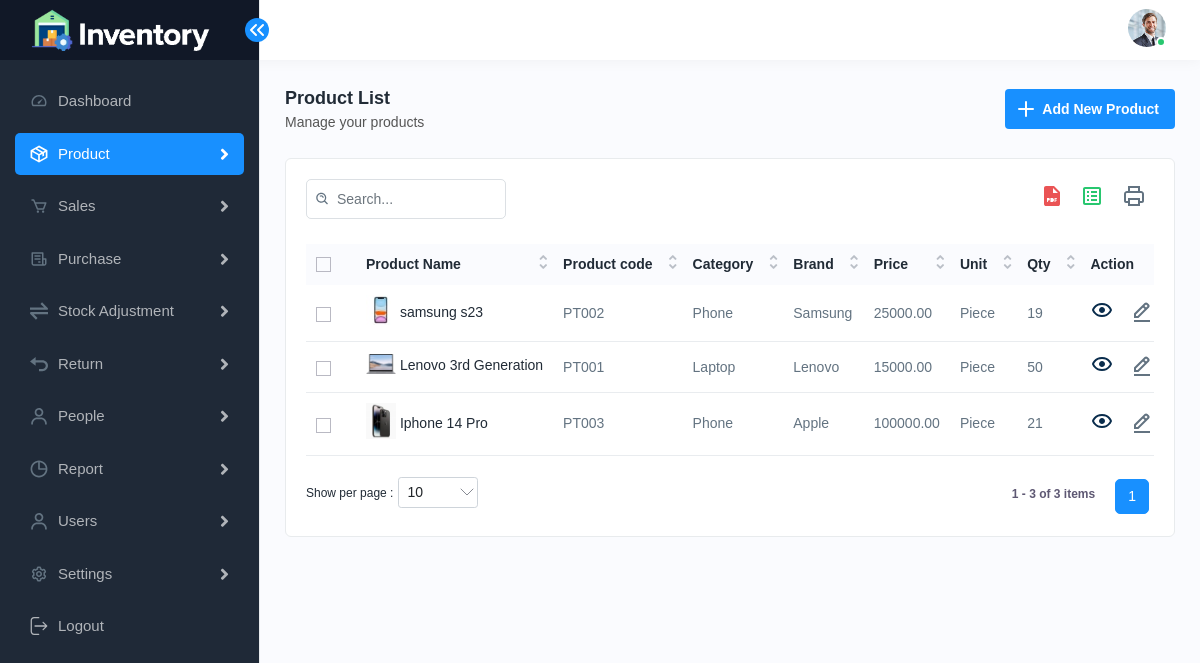
/admin/product/product-list.php (signed in), run on the app's committed database.
### tables this page shows
CREATE TABLE `general_settings` (
  `id` int(11) NOT NULL,
  `company_name` varchar(100) NOT NULL,
  `company_email` varchar(100) NOT NULL,
  `phone_number` varchar(20) NOT NULL,
  `currency` varchar(10) NOT NULL,
  `time_zone` varchar(50) NOT NULL,
  `date_format` varchar(20) NOT NULL,
  `company_logo` varchar(255) DEFAULT NULL,
  `favicon_icon` varchar(255) DEFAULT NULL,
  `address` text NOT NULL,
  `updated_at` timestamp NOT NULL DEFAULT current_timestamp() ON UPDATE current_timestamp()
);

CREATE TABLE `user` (
  `user_id` int(11) NOT NULL,
  `name` varchar(50) NOT NULL,
  `username` varchar(20) NOT NULL,
  `password` text NOT NULL,
  `email_id` text NOT NULL,
  `phone` varchar(20) NOT NULL,
  `role` enum('admin','user') NOT NULL,
  `image` varchar(255) DEFAULT NULL
);

CREATE TABLE `products` (
  `id` int(11) NOT NULL,
  `name` varchar(100) NOT NULL,
  `category_id` int(11) NOT NULL,
  `brand_id` int(11) NOT NULL,
  `unit_id` int(11) NOT NULL,
  `store_id` int(11) NOT NULL,
  `product_code` varchar(50) NOT NULL,
  `quantity_alert` int(11) DEFAULT 0,
  `quantity` int(11) NOT NULL,
  `description` text DEFAULT NULL,
  `tax_id` int(11) DEFAULT NULL,
  `discount_type` enum('Percentage','Cash') DEFAULT 'Percentage',
  `discount_value` int(11) DEFAULT 0,
  `price` decimal(10,2) NOT NULL,
  `image` varchar(255) DEFAULT NULL,
  `updated_at` timestamp NOT NULL DEFAULT current_timestamp() ON UPDATE current_timestamp()
);

CREATE TABLE `categories` (
  `id` int(11) NOT NULL,
  `name` varchar(100) NOT NULL,
  `status` enum('Active','Inactive') DEFAULT 'Active',
  `image` varchar(255) DEFAULT NULL,
  `updated_at` timestamp NOT NULL DEFAULT current_timestamp() ON UPDATE current_timestamp()
);

CREATE TABLE `brands` (
  `id` int(11) NOT NULL,
  `name` varchar(100) NOT NULL,
  `status` enum('Active','Inactive') DEFAULT 'Active',
  `image` varchar(255) DEFAULT NULL,
  `updated_at` timestamp NOT NULL DEFAULT current_timestamp() ON UPDATE current_timestamp()
);

CREATE TABLE `units` (
  `id` int(11) NOT NULL,
  `unit_name` varchar(100) NOT NULL,
  `short_name` varchar(50) NOT NULL,
  `status` enum('Active','Inactive') NOT NULL DEFAULT 'Active',
  `updated_at` timestamp NOT NULL DEFAULT current_timestamp() ON UPDATE current_timestamp()
);

### admin/product/product-list.php (the view, shortened to what this page needs)
<?php include('../../login_check.php');
include('../../include/header.php');
include('../../db_connection.php');
$query = "SELECT p.*,
       c.name AS category_name,
       b.name AS brand_name,
       u.unit_name AS unit_name
FROM products p
LEFT JOIN categories c ON p.category_id = c.id
LEFT JOIN brands b ON p.brand_id = b.id
LEFT JOIN units u ON p.unit_id = u.id
ORDER BY p.id ASC;";
$result = mysqli_query($conn, $query);
?>
<div class="page-wrapper">
    <div class="content">
        <div class="page-header">
            <div class="page-title">
                <h4>Product List</h4>
                <h6>Manage your products</h6>
            </div>
            <div class="page-btn">
                <a href="add-product.php" class="btn btn-added"><img
                        src="<?php echo SITE_URL; ?>assets/img/icons/plus.svg" alt="img" class="me-1">Add New
                    Product</a>
            </div>
        </div>
        <div class="card">
            <div class="card-body">
                <?php if (mysqli_num_rows($result) > 0) { ?>
                <div class="table-top">
                    <div class="search-set">
                        <div class="search-input">
                            <a class="btn btn-searchset"><img
                                    src="<?php echo SITE_URL; ?>assets/img/icons/search-white.svg" alt="img"></a>
                        </div>
                    </div>
                    <div class="wordset">
                        <ul>
                            <li>
                                <a data-bs-toggle="tooltip" data-bs-placement="top" title="pdf"><img
                                        src="<?php echo SITE_URL; ?>assets/img/icons/pdf.svg" alt="img"></a>
                            </li>
                            <li>
                                <a data-bs-toggle="tooltip" data-bs-placement="top" title="excel"><img
                                        src="<?php echo SITE_URL; ?>assets/img/icons/excel.svg" alt="img"></a>
                            </li>
                            <li>
                                <a data-bs-toggle="tooltip" data-bs-placement="top" title="print"><img
                                        src="<?php echo SITE_URL; ?>assets/img/icons/printer.svg" alt="img"></a>
                            </li>
                        </ul>
                    </div>
                </div>
                <div class="table-responsive">
                    <table class="table  datanew">
                        <thead>
                            <tr>
                                <th>
                                    <label class="checkboxs">
                                        <span class="checkmarks"></span>
                                    </label>
                                </th>
                                <th>Product Name</th>
                                <th>Product code</th>
                                <th>Category </th>
                                <th>Brand</th>
                                <th>Price</th>
                                <th>Unit</th>
                                <th>Qty</th>
                                <th>Action</th>
                            </tr>
                        </thead>
                        <tbody>
                            <?php
                                while ($row = mysqli_fetch_assoc($result)) {
                                    $product_id = $row['id'];
                                    $name = $row['name'];
                                    $product_code = $row['product_code'];
                                    $price = $row['price'];
                                    $qty = $row['quantity'];
                                    $image = !empty($row['image']) ? SITE_URL . "uploads/products/" . $row['image'] : SITE_URL . "assets/img/placeholder.png";
                                    $category_name = $row['category_name'] ?? 'N/A';
                                    $brand_name = $row['brand_name'] ?? 'N/A';
                                    $unit_name = $row['unit_name'] ?? 'N/A';
                                    echo "<tr>
                                            <td>
                                                <label class='checkboxs'>
                                                    <input type='checkbox'>
                                                    <span class='checkmarks'></span>
                                                </label>
                                            </td>
                                            <td>
                                                <a class='align-middle product-img'>
                                                    <img src='$image' alt='Brand Image' width='40'>
                                                </a>
                                                <a class='product-name'>$name</a>
                                            </td>
                                            <td>$product_code</td>
                                            <td>$category_name</td>
                                            <td>$brand_name</td>
                                            <td>$price</td>
                                            <td>$unit_name</td>
                                            <td>$qty</td>
                                            <td>
                                                <a class='me-3' href
                                                    ='product-details.php?id=$product_id'>
                                                    <img src='" . SITE_URL . "assets/img/icons/eye.svg' alt='View'>
                                                </a>
                                                <a class='me-3' href='add-product.php?id=$product_id'>
                                                    <img src='" . SITE_URL . "assets/img/icons/edit.svg' alt='Edit'>
                                                </a>
                                                <a class='me-3 confirm-text' href='product-list.php?delete_id=$product_id' onclick='return confirm(\"Are you sure?\")'>
                                                    <img src='" . SITE_URL . "assets/img/icons/delete.svg' alt='Delete'>
                                                </a>
                                            </td>
                                        </tr>";
                                }
                            ?>
                        </tbody>
                    </table>
                </div>
                <?php } ?>
            </div>
        </div>
    </div>
</div>
</div>
<?php include('../../include/footer.php'); ?>

### include/header.php (shortened to what this page needs)
<?php include('config.php');
include($_SERVER['DOCUMENT_ROOT'] . "/projects/Inventory-Management-System/db_connection.php");
$user_id = $_SESSION['user_id'];
$query = "SELECT * FROM user WHERE user_id = ?";
$stmt = $conn->prepare($query);
$stmt->bind_param("i", $user_id);
$stmt->execute();
$result = $stmt->get_result();
$user = $result->fetch_assoc();
$general_settings = $conn->query("SELECT * FROM general_settings")->fetch_assoc();
$company_logo = !empty($general_settings['company_logo']) ? SITE_URL . 'uploads/logo/' . $general_settings['company_logo'] : SITE_URL . 'assets/img/inventory-logo.png';
?>
<!DOCTYPE html>
<html lang="en">
<head>
    <link rel="stylesheet" href="<?php echo SITE_URL; ?>assets/css/bootstrap.min.css">
    <link rel="stylesheet" href="<?php echo SITE_URL; ?>assets/css/animate.css">
    <link rel="stylesheet" href="<?php echo SITE_URL; ?>assets/plugins/select2/css/select2.min.css">
    <link rel="stylesheet" href="<?php echo SITE_URL; ?>assets/css/bootstrap-datetimepicker.min.css">
    <link rel="stylesheet" href="<?php echo SITE_URL; ?>assets/plugins/owlcarousel/owl.carousel.min.css">
    <link rel="stylesheet" href="<?php echo SITE_URL; ?>assets/plugins/owlcarousel/owl.theme.default.min.css">
    <link rel="stylesheet" href="<?php echo SITE_URL; ?>assets/css/dataTables.bootstrap4.min.css">
    <link rel="stylesheet" href="<?php echo SITE_URL; ?>assets/plugins/fontawesome/css/fontawesome.min.css">
    <link rel="stylesheet" href="<?php echo SITE_URL; ?>assets/plugins/fontawesome/css/all.min.css">
    <link rel="stylesheet" href="<?php echo SITE_URL; ?>assets/css/buttons.dataTables.min.css">
    <link rel="stylesheet" href="<?php echo SITE_URL; ?>assets/css/style.css">
</head>
<body>
    <div class="main-wrapper">
        <div class="header">
            <div class="header-left active">
                <a href="<?= DASHBOARD_URL ?>" class="logo">
                    <img src="<?php echo $company_logo; ?>" alt="">
                </a>
                <a id="toggle_btn" href="javascript:void(0);">
                </a>
            </div>
            <ul class="nav user-menu">
                <li class="nav-item dropdown has-arrow main-drop">
                    <a href="javascript:void(0);" class="dropdown-toggle nav-link userset" data-bs-toggle="dropdown">
                        <span class="user-img"><img src="<?php echo SITE_URL . 'uploads/profile/' . ($user['image'] ?? 'user.png'); ?>" alt="">
                            <span class="status online"></span></span>
                    </a>
                </li>
            </ul>
        </div>
        <div class="sidebar" id="sidebar">
            <div class="sidebar-inner slimscroll">
                <div id="sidebar-menu" class="sidebar-menu">
                    <ul>
                        <li class="">
                            <a href="<?= DASHBOARD_URL ?>"><img
                                    src="<?php echo SITE_URL; ?>assets/img/icons/dashboard.svg" alt="img"><span>
                                    Dashboard</span> </a>
                        </li>
                        <li class="submenu">
                            <a href="javascript:void(0);"><img src="<?php echo SITE_URL; ?>assets/img/icons/product.svg"
                                    alt="img"><span>
                                    Product</span> <span class="menu-arrow"></span></a>
                        </li>
                        <li class="submenu">
                            <a href="javascript:void(0);"><img src="<?php echo SITE_URL; ?>assets/img/icons/sales1.svg"
                                    alt="img"><span>
                                    Sales</span> <span class="menu-arrow"></span></a>
                        </li>
                        <li class="submenu">
                            <a href="javascript:void(0);"><img
                                    src="<?php echo SITE_URL; ?>assets/img/icons/purchase1.svg" alt="img"><span>
                                    Purchase</span> <span class="menu-arrow"></span></a>
                        </li>
                        <li class="submenu">
                            <a href="javascript:void(0);"><img
                                    src="<?php echo SITE_URL; ?>assets/img/icons/transfer1.svg" alt="img"><span>
                                    Stock Adjustment</span> <span class="menu-arrow"></span></a>
                        </li>
                        <li class="submenu">
                            <a href="javascript:void(0);"><img src="<?php echo SITE_URL; ?>assets/img/icons/return1.svg"
                                    alt="img"><span>
                                    Return</span> <span class="menu-arrow"></span></a>
                        </li>
                        <li class="submenu">
                            <a href="javascript:void(0);"><img src="<?php echo SITE_URL; ?>assets/img/icons/users1.svg"
                                    alt="img"><span>
                                    People</span> <span class="menu-arrow"></span></a>
                        </li>
                        <li class="submenu">
                            <a href="javascript:void(0);"><img src="<?php echo SITE_URL; ?>assets/img/icons/time.svg"
                                    alt="img"><span>
                                    Report</span> <span class="menu-arrow"></span></a>
                        </li>
                        <li class="submenu">
                            <a href="javascript:void(0);"><img src="<?php echo SITE_URL; ?>assets/img/icons/users1.svg"
                                    alt="img"><span>
                                    Users</span> <span class="menu-arrow"></span></a>
                        </li>
                        <li class="submenu">
                            <a href="javascript:void(0);"><img
                                    src="<?php echo SITE_URL; ?>assets/img/icons/settings.svg" alt="img"><span>
                                    Settings</span> <span class="menu-arrow"></span></a>
                        </li>
                        <li class="">
                            <a href="<?= LOGOUT_URL ?>">
                                <img src="<?php echo SITE_URL; ?>assets/img/icons/logout.svg" alt="img"><span>Logout</span>
                            </a>
                        </li>
                    </ul>
                </div>
            </div>
        </div>

### data on the page
general_settings: company_logo (picture)
user: image (picture)
products: image (picture), name "samsung s23", product_code "PT002", category.name "Phone", brand.name "Samsung", price "25000.00", unit.unit_name "Piece", quantity "19"
products: image (picture), name "Lenovo 3rd Generation", product_code "PT001", category.name "Laptop", brand.name "Lenovo", price "15000.00", unit.unit_name "Piece", quantity "50"
products: image (picture), name "Iphone 14 Pro", product_code "PT003", category.name "Phone", brand.name "Apple", price "100000.00", unit.unit_name "Piece", quantity "21"
